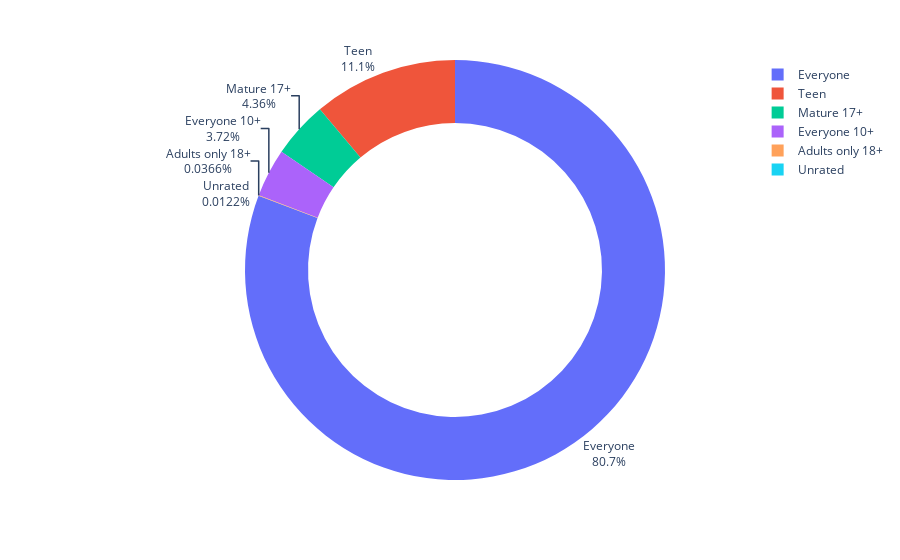

Here is the notebook cell this chart was saved with:
### Code cell
figure = px.pie(names=ratings.index, values=ratings.values, hole=.7)
figure.update_traces(textposition='outside', textinfo='percent+label')
figure.show()

### Figure 1 — Plotly figure (JSON) as saved in the notebook; plotly's stock layout.template omitted (floating-point values rounded to 4 significant figures)
{"data": [{"domain": {"x": [0, 1], "y": [0, 1]}, "hole": 0.7, "hovertemplate": "label=%{label}<br>value=%{value}<extra></extra>", "labels": ["Everyone", "Teen", "Mature 17+", "Everyone 10+", "Adults only 18+", "Unrated"], "legendgroup": "", "name": "", "showlegend": true, "textinfo": "percent+label", "textposition": "outside", "type": "pie", "values": [6619, 912, 357, 305, 3, 1]}], "layout": {"autosize": true, "legend": {"tracegroupgap": 0}, "margin": {"t": 60}}}
